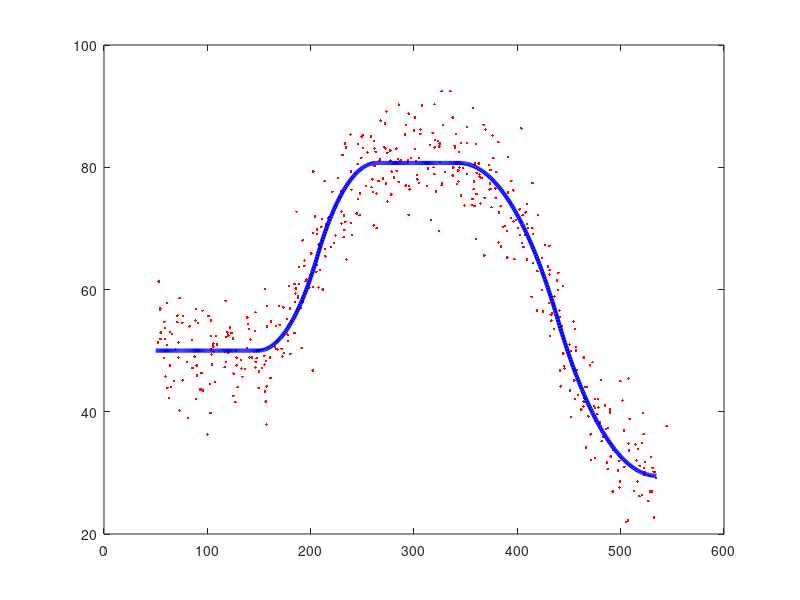
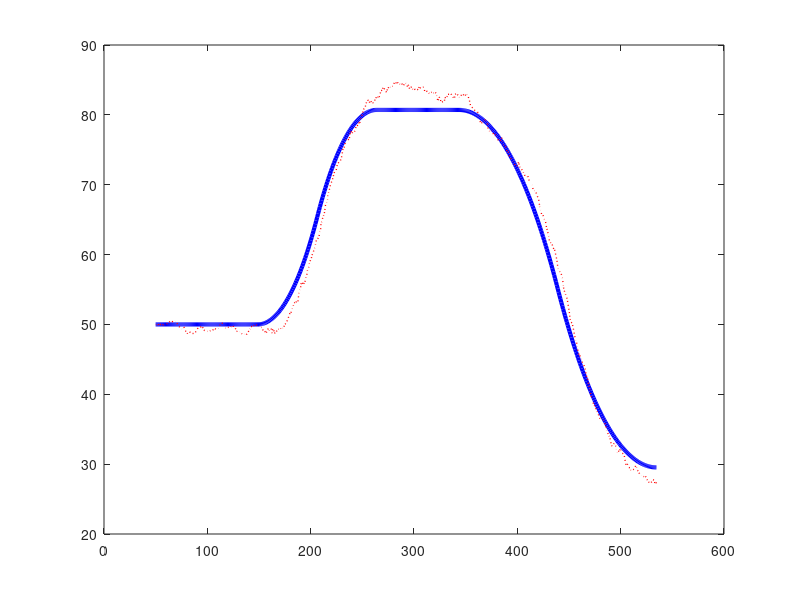
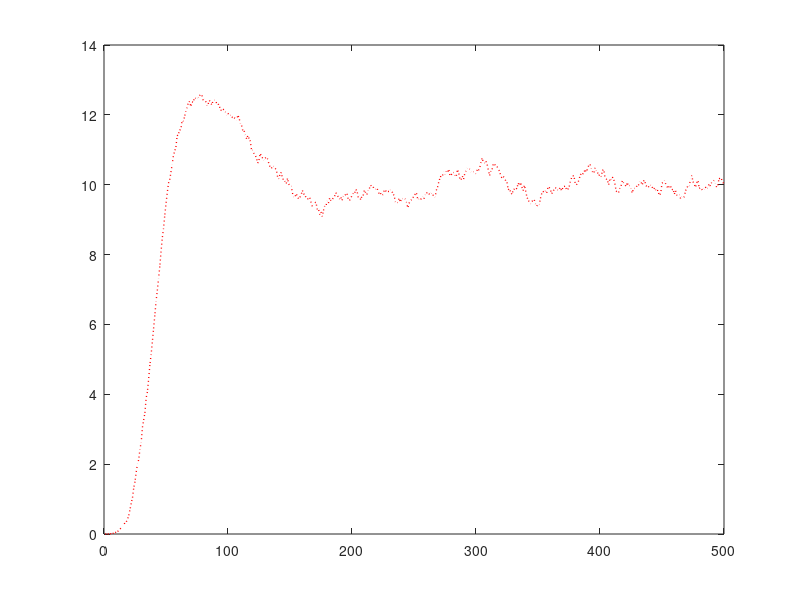

Source code (MATLAB) for these figures, in order:

clc
clear all;
close all;

Ts = 0.1;                   % sampling time, dt = 0.1 sec
load object_trajectory.mat
RealPos = x_traj_pos;
[m, n] = size(RealPos);
X_RealPos = RealPos(1,:);
Y_RealPos = RealPos(2,:);

% Observation Covariance Matrix
Sig_X   = 5;   % in radian
Sig_Y   = 5;            % in meter

q = 8 *10^-2;
Ts = 0.1;           % sampling time, dt = 0.1 sec

%% Generate random trajectories

% xPosZ  = X_RealPos + randn(1, n) * Sig_X;
% yPosZ  = Y_RealPos + randn(1, n) * Sig_Y;

xPosZ  = X_RealPos + randn(1, n) * Sig_X;
yPosZ  = Y_RealPos + randn(1, n) * Sig_Y;

figure;
plot(xPosZ, yPosZ, '.', 'color','red', 'LineWidth', 1 );
hold on;
plot(X_RealPos, Y_RealPos, 'b', 'LineWidth', 3 );

%% EKF operation ----------------------------------------------------------

% Matrices Initialization -----------------------------

% State Transition Matrix
F = [ 1, 0, Ts, 0;
      0, 1, 0   Ts; 
      0, 0, 1,  0
      0, 0, 0,  1]

% Initial State of State Covariance Matrix
Pk_1 = [ 0, 0, 0, 0;
         0, 0, 0, 0;
         0, 0, 0, 0;
         0, 0, 0, 0;]

% Covariance Matrix of process noise... (Velocity Noise)
Q = q * [ Ts^3/3, 0,      Ts^2/2, 0;
          0,      Ts^3/3, 0,      Ts^2/2; 
          Ts^2/2, 0       Ts,     0;
          0,      Ts^2/2, 0       Ts]
      
% Q = q * [ Ts^4/4,  Ts^3/2,  Ts^4/4,  Ts^3/2;
%           Ts^3/2,  Ts^2/1,  Ts^3/2,  Ts^2/1; 
%           Ts^4/4,  Ts^3/2,  Ts^4/4,  Ts^3/2;
%           Ts^3/2,  Ts^2/1,  Ts^3/2,  Ts^2/1 ]
  
% Observation Covariance Matrix
R = [ Sig_X^2, 0;  
      0,         Sig_Y^2]
  
Hk = [1, 0, 0, 0 ;
     0, 1, 0, 0]

% Initial State Vector
Xk_1 = [50; 50; 0; 0]

% Stored State Estimate, outcome of EKF
X_EKF = zeros(4, n);

% Recursive Kalman Operation-----------------------------------------------
for i = 1 : n
    % Prediction phase --------------------------------
    Xp = F*Xk_1;            % Initial state estimate
    Pp = F*Pk_1*F' + Q;     % Initial Process Covariance Matrix 
 
    % Measurement update ------------------------------
    K = (Pp*Hk')/(Hk*Pp*Hk' + R);      % Kalman Gain
    dZk = [xPosZ(1,i); yPosZ(1,i)] - Hk*Xp;
 
    Xk = Xp + K * dZk;
    Pk = Pp - K * Hk * Pp;
    X_EKF(:,i) = Xk;
    
    Xk_1 = Xk;
    Pk_1 = Pk;
    
end

%% Plot figures
figure;
plot( RealPos(1,:), RealPos(2,:), 'color', 'blue', 'LineWidth', 3 );
hold on;
plot( X_EKF(1,:), X_EKF(2,:), ':', 'color', 'red', 'MarkerSize', 2, 'LineWidth', 1 );
figure,
plot( (X_EKF(3,:).^2 + X_EKF(4,:).^2).^0.5, ':', 'color', 'red', 'MarkerSize', 2, 'LineWidth', 1 );
Hk*Pk*Hk'
R


